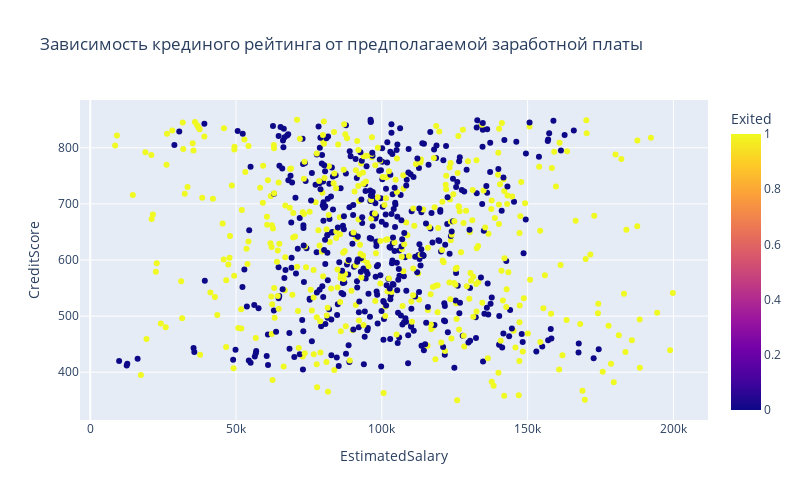

Notebook cell for this chart:
### Markdown cell above
## 9.5.
Постройте график, который показывает взаимосвязь кредитного рейтинга клиента и его предполагаемой зарплаты. Добавьте расцветку по признаку оттока клиентов. Какова взаимосвязь между признаками? Если не видите явной взаимосвязи, укажите это.

### Code cell
salary_score_data = churn_data.groupby(['CreditScore', 'Exited'], as_index=False)['EstimatedSalary'].median()
fig = px.scatter(
    data_frame = salary_score_data,
    x = 'EstimatedSalary',
    y='CreditScore',
    color='Exited',
    height=500,
    width=800,
    title='Зависимость крединого рейтинга от предполагаемой заработной платы'
)
fig.show()

### Figure 1 — Plotly figure (JSON) as saved in the notebook; plotly's stock layout.template omitted (floating-point values rounded to 4 significant figures; data arrays with more than 128 entries replaced by an {"elided": "..."} marker saying what was removed)
{"data": [{"hovertemplate": "EstimatedSalary=%{x}<br>CreditScore=%{y}<br>Exited=%{marker.color}<extra></extra>", "legendgroup": "", "marker": {"color": {"elided": "862 int values"}, "coloraxis": "coloraxis", "symbol": "circle"}, "mode": "markers", "name": "", "orientation": "v", "showlegend": false, "type": "scatter", "x": {"elided": "862 float values"}, "xaxis": "x", "y": {"elided": "862 int values"}, "yaxis": "y"}], "layout": {"coloraxis": {"colorbar": {"title": {"text": "Exited"}}, "colorscale": [[0, "#0d0887"], [0.1111, "#46039f"], [0.2222, "#7201a8"], [0.3333, "#9c179e"], [0.4444, "#bd3786"], [0.5556, "#d8576b"], [0.6667, "#ed7953"], [0.7778, "#fb9f3a"], [0.8889, "#fdca26"], [1, "#f0f921"]]}, "height": 500, "legend": {"tracegroupgap": 0}, "title": {"text": "Зависимость крединого рейтинга от предполагаемой заработной платы"}, "width": 800, "xaxis": {"anchor": "y", "domain": [0, 1], "title": {"text": "EstimatedSalary"}}, "yaxis": {"anchor": "x", "domain": [0, 1], "title": {"text": "CreditScore"}}}}
